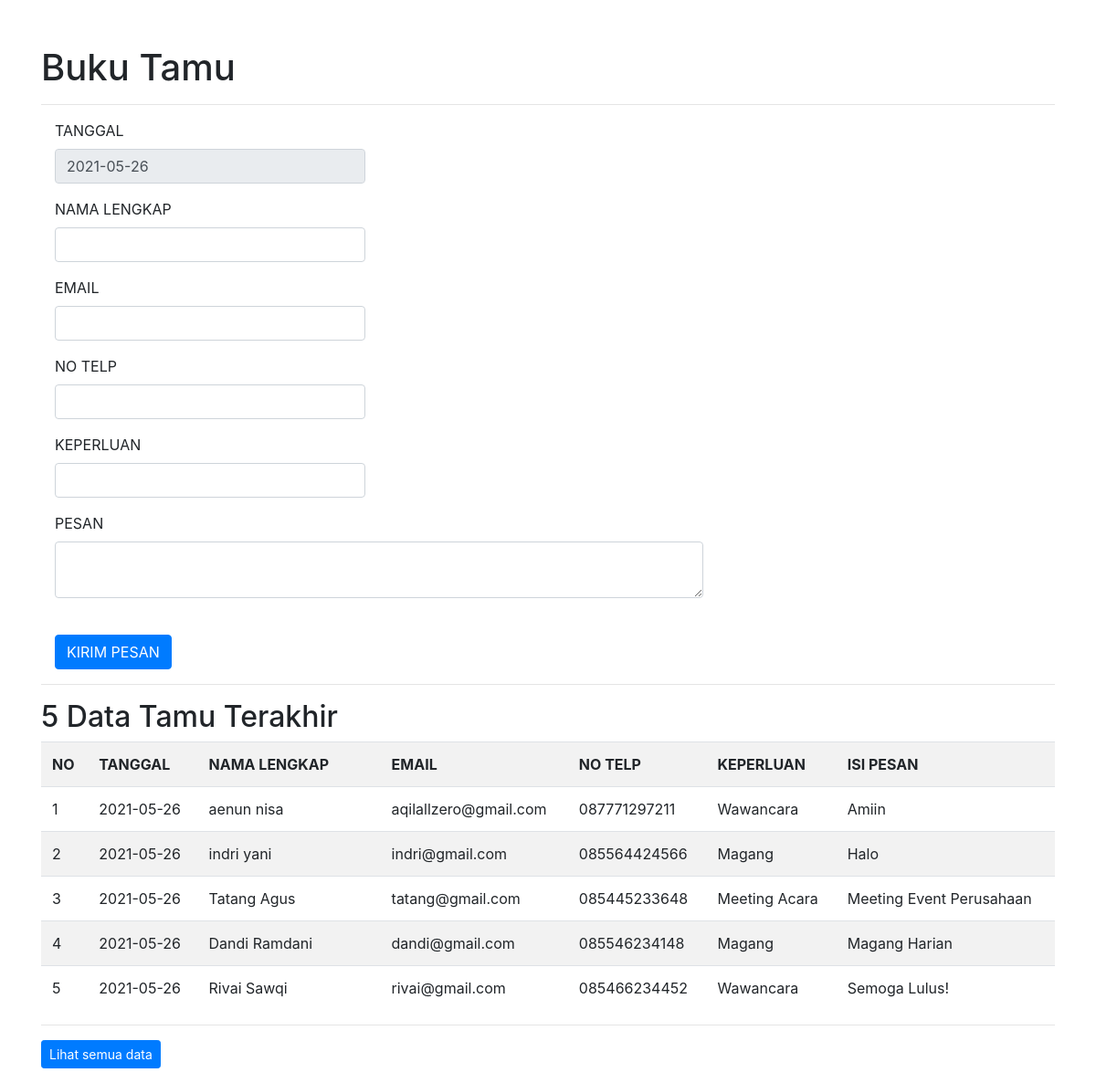
The page / on the database its author committed.
### tables this page shows
CREATE TABLE `daftartamu` (
  `id` int(11) NOT NULL,
  `tanggal` date NOT NULL,
  `nama` varchar(50) NOT NULL,
  `email` varchar(50) NOT NULL,
  `notelp` varchar(50) NOT NULL,
  `keperluan` varchar(255) NOT NULL,
  `pesan` text NOT NULL
);

### index.php (the view, shortened to what this page needs)
<?php
include("config.php");
?>
<!DOCTYPE html>
<html lang="en">
<head>
    <link href="js/bootstrap.min.css" rel="stylesheet">
</head>
<body>
    <div class="container" style="margin-top: 50px">
        <h1>Buku Tamu</h1>
        <hr />
        <form class="form-horizontal" method="post" action="">
            <div class="form-group">
                <label class="col-sm-2 control-label">TANGGAL</label>
                <div class="col-sm-4">
                    <input type="text" name="tgl" value="<?php echo date('Y-m-d'); ?>" class="form-control" readonly>
                </div>
            </div>
            <div class="form-group">
                <label class="col-sm-2 control-label">NAMA LENGKAP</label>
                <div class="col-sm-4">
                    <input type="text" name="nama" class="form-control" placeholder="" required>
                </div>
            </div>
            <div class="form-group">
                <label class="col-sm-2 control-label">EMAIL</label>
                <div class="col-sm-4">
                    <input type="email" name="email" class="form-control" placeholder="" required>
                </div>
            </div>
            <div class="form-group">
                <label class="col-sm-2 control-label">NO TELP</label>
                <div class="col-sm-4">
                    <input type="text" name="notelp" class="form-control" placeholder="" required>
                </div>
            </div>
            <div class="form-group">
                <label class="col-sm-2 control-label">KEPERLUAN</label>
                <div class="col-sm-4">
                    <input type="text" name="keperluan" class="form-control" placeholder="">
                </div>
            </div>
            <div class="form-group">
                <label class="col-sm-2 control-label">PESAN</label>
                <div class="col-sm-8">
                    <textarea name="pesan" class="form-control" placeholder="" required></textarea>
                </div>
            </div>
            <div class="form-group">
                <label class="col-sm-2 control-label"></label>
                <div class="col-sm-8">
                    <input type="submit" name="submit" class="btn btn-primary" value="KIRIM PESAN">
                </div>
            </div>
        </form>
        <hr />
        <h2>5 Data Tamu Terakhir</h2>
        <?php
        $sql = "SELECT * FROM daftartamu ORDER BY id DESC LIMIT 5";
        $result = mysqli_query($koneksi, $sql) or die(mysqli_error($koneksi));
        if (mysqli_num_rows($result)) {
            echo '
            <table class="table table-condensed table-striped">
                <tr>
                    <th>NO</th>
                    <th>TANGGAL</th>
                    <th width="200">NAMA LENGKAP</th>
                    <th>EMAIL</th>
                    <th>NO TELP</th>
                    <th>KEPERLUAN</th>
                    <th>ISI PESAN</th>
                </tr>';
            $no = 1;
            while ($row = $result->fetch_assoc()) {
                echo '
					<tr>
                        <td>' . $no++ . '</td>
						<td>' . $row['tanggal'] . '</td>
                        <td>' . $row['nama'] . '</td>
                        <td>' . $row['email'] . '</td>
                        <td>' . $row['notelp'] . '</td>
                        <td>' . $row['keperluan'] . '</td>
                        <td>' . $row['pesan'] . '</td>
					</tr>
				';
            }
        } else {
            echo 'Belum ada data buku tamu';
        }
        ?>
        </table>
        <hr>
        <p><a class="btn btn-primary btn-sm" href="data.php">Lihat semua data</a></p>
    </div>
</body>
</html>

### rows shown on the page
daftartamu: tanggal "2021-05-26", nama "aenun nisa", email "aqilallzero@gmail.com", notelp "087771297211", keperluan "Wawancara", pesan "Amiin"
daftartamu: tanggal "2021-05-26", nama "indri yani", email "indri@gmail.com", notelp "085564424566", keperluan "Magang", pesan "Halo"
daftartamu: tanggal "2021-05-26", nama "Tatang Agus", email "tatang@gmail.com", notelp "085445233648", keperluan "Meeting Acara", pesan "Meeting Event Perusahaan"
daftartamu: tanggal "2021-05-26", nama "Dandi Ramdani", email "dandi@gmail.com", notelp "085546234148", keperluan "Magang", pesan "Magang Harian"
daftartamu: tanggal "2021-05-26", nama "Rivai Sawqi", email "rivai@gmail.com", notelp "085466234452", keperluan "Wawancara", pesan "Semoga Lulus!"
